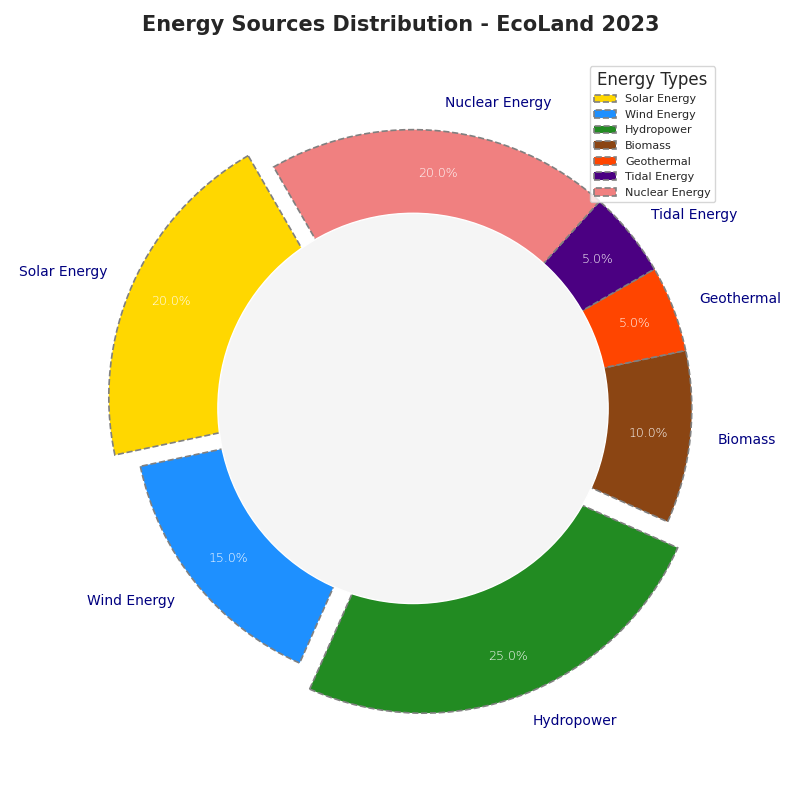

Write Python code to recreate this figure.
import matplotlib.pyplot as plt

labels = ['Solar Energy', 'Wind Energy', 'Hydropower', 'Biomass', 'Geothermal', 'Tidal Energy', 'Nuclear Energy']
sizes = [20, 15, 25, 10, 5, 5, 20]
colors = ['#FFD700', '#1E90FF', '#228B22', '#8B4513', '#FF4500', '#4B0082', '#F08080']
explode = (0.1, 0, 0.1, 0, 0, 0, 0)

fig, ax = plt.subplots(figsize=(8, 8))
wedges, texts, autotexts = ax.pie(
    sizes, explode=explode, labels=labels, colors=colors, autopct='%1.1f%%',
    startangle=120, pctdistance=0.85, textprops=dict(color="w"), 
    wedgeprops=dict(edgecolor='grey', linestyle='--', linewidth=1.2)
)

for text in texts:
    text.set_fontsize(10)
    text.set_color('navy')  # Changed from black to navy
for autotext in autotexts:
    autotext.set_fontsize(9)  # Modified fontsize
    autotext.set_weight('light')  # Changed weight

centre_circle = plt.Circle((0, 0), 0.70, fc='whitesmoke')
fig.gca().add_artist(centre_circle)

ax.axis('equal')  

plt.title("Energy Sources Distribution - EcoLand 2023", fontsize=15, weight='bold', y=1.03)

plt.legend(wedges, labels, title="Energy Types", loc="upper right", fontsize=8)  # Changed legend position and fontsize

ax.grid(True, linestyle=':', linewidth=0.5)  # Added grid with a specific style

plt.tight_layout()

plt.show()
